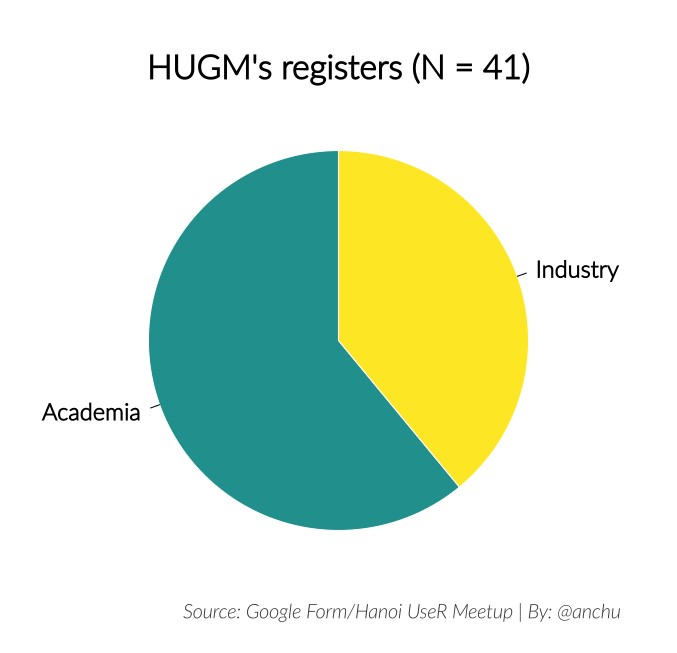

This chart was generated by the following R code:


library(viridis)


participants <- read.csv("~/Dropbox/R_meetups/FormResponses.csv",
                         stringsAsFactors = F)

from <- participants$Type

cairo_pdf("~/Dropbox/R_meetups/participants.pdf", width=6.773354, height=6.535228)

par(bg = "white", family = "Lato Light",
    mar = c(2, 2, 3, 2), font = 2, cex = 1.4)
pie(prop.table(table(from)), labels = c("Academia", "Industry"),
    border = 0, init.angle = 90, col = c("#21908CFF", "#FDE725FF"))
mtext(side = 3, text = "HUGM's registers (N = 41)", font = 2, cex = 2)
mtext(side = 1, text = "Source: Google Form/Hanoi UseR Meetup | By: @anchu",
      adj = 1, cex = 1.2, col = "gray20", font = 3)

dev.off()


## dev.size("in")                          # 6.773354 6.535228
